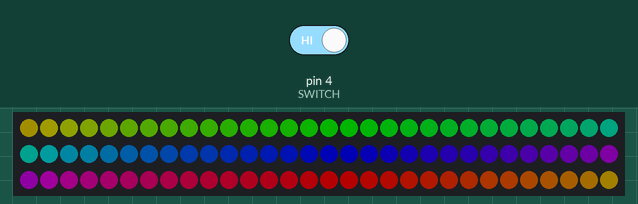
Simulated run of this sketch. Board: Arduino Uno, built with avr-gcc and run on an emulated ATmega328P. Shown: 90 RGB LEDs in strip order, left to right, continuing on the next row. The inputs (shaded band) are chosen by the test bench; at power-on: pin 4 (SWITCH) HIGH. Dim RGB values are drawn brighter than linear; random numbers use the default seed unless the sketch sets one.

Above: at 8.58 s.
9.0 s: pin 4 (SWITCH) driven LOW
At 12.3 s:
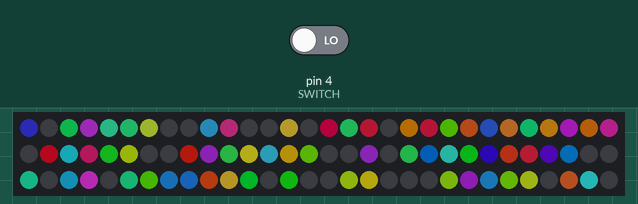
14.0 s: pin 4 (SWITCH) driven HIGH
At 14.08 s:
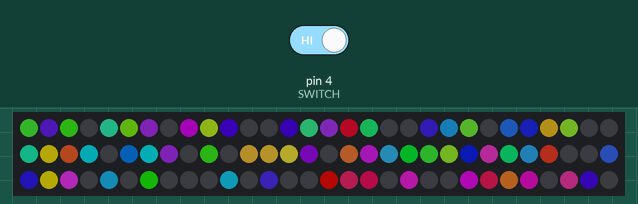
19.0 s: pin 4 (SWITCH) driven LOW
At 23.26 s:
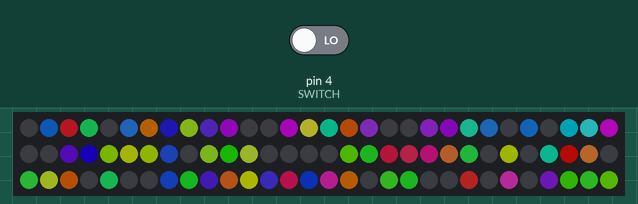

The sketch:

GlowCup.ino
```cpp
#include <Adafruit_GFX.h>
#include <Adafruit_NeoMatrix.h>
#include <Adafruit_NeoPixel.h>

#define PIN      6
#define SWITCH   4

#define N_LEDS 90

Adafruit_NeoPixel strip = Adafruit_NeoPixel(N_LEDS, PIN, NEO_GRB + NEO_KHZ800);


void setup() {
  randomSeed(analogRead(0));
  strip.begin();
  strip.setBrightness(64);
}

void loop() {
  if(digitalRead(SWITCH) ==  LOW){
    twinkle(strip.Color(random(0,255), random(0,255), random(0,255)));
  }else{
    rainbowCycle(1);
  }
}

// Slightly different, this makes the rainbow equally distributed throughout
void rainbowCycle(uint8_t wait) {
  uint16_t i, j;

  for(j=0; j<256*2; j++) { // 5 cycles of all colors on wheel
    for(i=0; i< strip.numPixels(); i++) {
      strip.setPixelColor(i, Wheel(((i * 256 / strip.numPixels()) + j) & 255));
    }
    strip.show();
    delay(wait);
  }
}

uint32_t Wheel(byte WheelPos) {
  WheelPos = 255 - WheelPos;
  if(WheelPos < 85) {
    return strip.Color(255 - WheelPos * 3, 0, WheelPos * 3);
  }
  if(WheelPos < 170) {
    WheelPos -= 85;
    return strip.Color(0, WheelPos * 3, 255 - WheelPos * 3);
  }
  WheelPos -= 170;
  return strip.Color(WheelPos * 3, 255 - WheelPos * 3, 0);
}

static void twinkle(uint32_t c){
  for(uint16_t i=0; i <strip.numPixels(); i++){
    if(random(0,10) >= 3){
      setLedColorHSV(random(0, 360), (double) (random(75, 100)/100.0), 1, i);
    }else{
      strip.setPixelColor(i,0);
    }
  }
  delay(50);
  strip.show();
}

void setLedColorHSV(int h, double s, double v, int index) {
  //this is the algorithm to convert from RGB to HSV
  double r=0;
  double g=0;
  double b=0;

  double hf=h/60.0;

  int i=(int)floor(h/60.0);
  double f = h/60.0 - i;
  double pv = v * (1 - s);
  double qv = v * (1 - s*f);
  double tv = v * (1 - s * (1 - f));

  switch (i)
  {
  case 0: //rojo dominante
    r = v;
    g = tv;
    b = pv;
    break;
  case 1: //verde
    r = qv;
    g = v;
    b = pv;
    break;
  case 2:
    r = pv;
    g = v;
    b = tv;
    break;
  case 3: //azul
    r = pv;
    g = qv;
    b = v;
    break;
  case 4:
    r = tv;
    g = pv;
    b = v;
    break;
  case 5: //rojo
    r = v;
    g = pv;
    b = qv;
    break;
  }

  //set each component to a integer value between 0 and 255
  int red=constrain((int)255*r,0,255);
  int green=constrain((int)255*g,0,255);
  int blue=constrain((int)255*b,0,255);

  strip.setPixelColor(index, red, green, blue);
}
```
